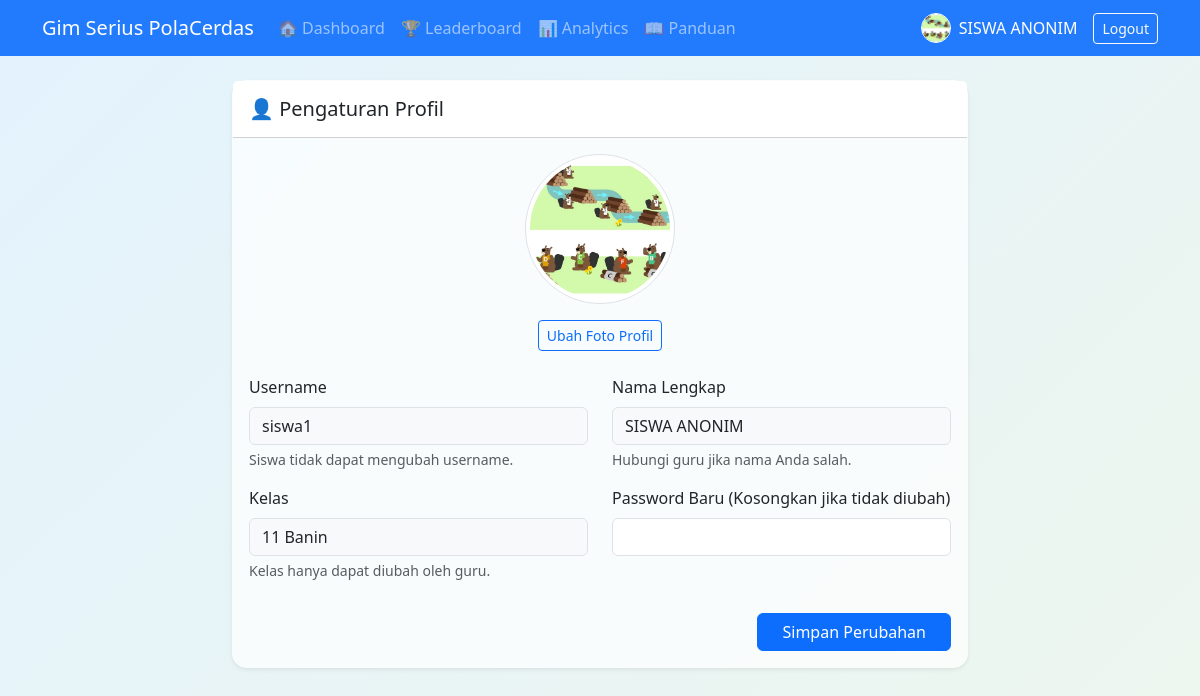
Screenshot of /profile (signed in) with the database file from the repository.
### app/models.py (models this page shows)
class User(db.Model, UserMixin):
    __tablename__ = 'users'
    id           = db.Column(db.Integer, primary_key=True)
    username     = db.Column(db.String(80), unique=True, nullable=False)
    password     = db.Column(db.String(200), nullable=False)
    role         = db.Column(db.Enum(RoleEnum), nullable=False, default=RoleEnum.siswa)
    total_points = db.Column(db.Integer, default=0)
    full_name       = db.Column(db.String(100), nullable=True)
    kelas           = db.Column(db.String(20), nullable=True)
    profile_picture = db.Column(db.String(255), nullable=True)

### app/routes/auth.py (the view, shortened to what this page needs)
@auth_bp.route('/profile', methods=['GET', 'POST'])
@login_required
def profile():
    return render_template('auth/profile.html', kelas_choices=KELAS_CHOICES)

### app/models.py (called while the page is built)
@login_manager.user_loader
def load_user(user_id):
    return User.query.get(int(user_id))

### templates/auth/profile.html (shortened to what this page needs)
{% extends "base.html" %}
{% block content %}
<div class="row justify-content-center">
    <div class="col-md-8">
        <div class="card shadow-sm">
            <div class="card-header bg-white py-3">
                <h5 class="card-title mb-0">👤 Pengaturan Profil</h5>
            </div>
            <div class="card-body">
                <form method="POST" enctype="multipart/form-data">
                    <div class="row mb-4 text-center">
                        <div class="col-12">
                            <div id="avatar-container" class="d-inline-block position-relative">
                                {% if current_user.profile_picture %}
                                    <img src="{{ current_user.profile_picture | media_url }}" alt="Foto Profil" class="rounded-circle img-thumbnail mb-2" style="width: 150px; height: 150px; object-fit: cover;">
                                {% else %}
                                    <div class="rounded-circle bg-light d-inline-flex align-items-center justify-content-center mb-2" style="width: 150px; height: 150px; border: 2px solid #dee2e6;">
                                        <span class="fs-1 text-secondary">👤</span>
                                    </div>
                                {% endif %}
                            </div>
                            <div class="mt-2">
                                <label for="profile_picture" class="btn btn-sm btn-outline-primary">Ubah Foto Profil</label>
                            </div>
                        </div>
                    </div>
                    <div class="row">
                        <div class="col-md-6 mb-3">
                            <label class="form-label">Username</label>
                            <input type="text" name="username" class="form-control" value="{{ current_user.username }}"
                                   {% if current_user.role.value == 'siswa' %}readonly style="background-color: #f8f9fa;"{% endif %} required>
                            {% if current_user.role.value == 'siswa' %}
                                <div class="form-text text-muted">Siswa tidak dapat mengubah username.</div>
                            {% endif %}
                        </div>
                        <div class="col-md-6 mb-3">
                            <label class="form-label">Nama Lengkap</label>
                            <input type="text" name="full_name" class="form-control" value="{{ current_user.full_name or '' }}"
                                   {% if current_user.role.value == 'siswa' %}readonly style="background-color: #f8f9fa;"{% endif %} placeholder="Masukkan nama lengkap">
                            {% if current_user.role.value == 'siswa' %}
                                <div class="form-text text-muted">Hubungi guru jika nama Anda salah.</div>
                            {% endif %}
                        </div>
                    </div>
                    <div class="row">
                        <div class="col-md-6 mb-3">
                            <label class="form-label">Kelas</label>
                            <input type="text" name="kelas" class="form-control" value="{{ current_user.kelas or '' }}"
                                   {% if current_user.role.value == 'siswa' %}readonly style="background-color: #f8f9fa;"{% endif %} placeholder="Masukkan kelas (misal: 9A)">
                            {% if current_user.role.value == 'siswa' %}
                                <div class="form-text text-muted">Kelas hanya dapat diubah oleh guru.</div>
                            {% endif %}
                        </div>
                        <div class="col-md-6 mb-3">
                            <label class="form-label">Password Baru (Kosongkan jika tidak diubah)</label>
                            <input type="password" name="password" class="form-control">
                        </div>
                    </div>
                    <div class="d-flex justify-content-end mt-3">
                        <button type="submit" class="btn btn-primary px-4">Simpan Perubahan</button>
                    </div>
                </form>
            </div>
        </div>
    </div>
</div>
{% endblock %}

### templates/base.html (shortened to what this page needs)
<!DOCTYPE html>
<html lang="id">
<head>
    <link href="https://cdn.jsdelivr.net/npm/bootstrap@5.3.0/dist/css/bootstrap.min.css" rel="stylesheet">
</head>
<body>
    {% if current_user.is_authenticated %}
    <nav class="navbar navbar-expand-lg navbar-dark bg-primary">
        <div class="container">
            <a class="navbar-brand" href="#">Gim Serius PolaCerdas</a>
            <div class="collapse navbar-collapse" id="navbarNav">
                <ul class="navbar-nav me-auto">
                    {% if current_user.role.value in ['siswa'] %}
                    <li class="nav-item">
                        <a class="nav-link" href="{{ url_for('siswa.dashboard') }}">🏠 Dashboard</a>
                    </li>
                    <li class="nav-item">
                        <a class="nav-link" href="{{ url_for('siswa.leaderboards') }}">🏆 Leaderboard</a>
                    </li>
                    <li class="nav-item">
                        <a class="nav-link" href="{{ url_for('siswa.analytics') }}">📊 Analytics</a>
                    </li>
                    {% endif %}
                    <li class="nav-item">
                        <a class="nav-link" href="{{ url_for('auth.help') }}">📖 Panduan</a>
                    </li>
                </ul>
                <div class="d-flex align-items-center">
                    <a href="{{ url_for('auth.profile') }}" class="text-white text-decoration-none me-3 d-flex align-items-center">
                        {% if current_user.profile_picture %}
                            <img src="{{ current_user.profile_picture | media_url }}" class="rounded-circle me-2" style="width: 30px; height: 30px; object-fit: cover; border: 1px solid white;">
                        {% else %}
                            <div class="rounded-circle bg-light d-inline-flex align-items-center justify-content-center me-2" style="width: 30px; height: 30px; font-size: 14px;">
                                👤
                            </div>
                        {% endif %}
                        <span>{{ current_user.full_name or current_user.username }}</span>
                    </a>
                    <a href="{{ url_for('auth.logout') }}" class="btn btn-outline-light btn-sm">Logout</a>
                </div>
            </div>
        </div>
    </nav>
    {% endif %}
    <div class="container mt-4">
        {% block content %}{% endblock %}
    </div>
</body>
</html>

### templates/base.html (style rules this page uses)
body { background: linear-gradient(-45deg, #e3f2fd, #ffffff, #f1f8e9, #e3f2fd); background-size: 400% 400%; animation: gradientMove 15s ease infinite; min-height: 100vh; color: #333; }
.card { background: rgba(255, 255, 255, 0.7); backdrop-filter: blur(10px); -webkit-backdrop-filter: blur(10px); border: 1px solid rgba(255, 255, 255, 0.3); border-radius: 15px; transition: transform 0.3s ease; }
.navbar { background: rgba(13, 110, 253, 0.9) !important; backdrop-filter: blur(5px); }

### rows the page displays
User: profile_picture|media_url (picture), full_name "SISWA ANONIM", username "siswa1", kelas "11 Banin"
